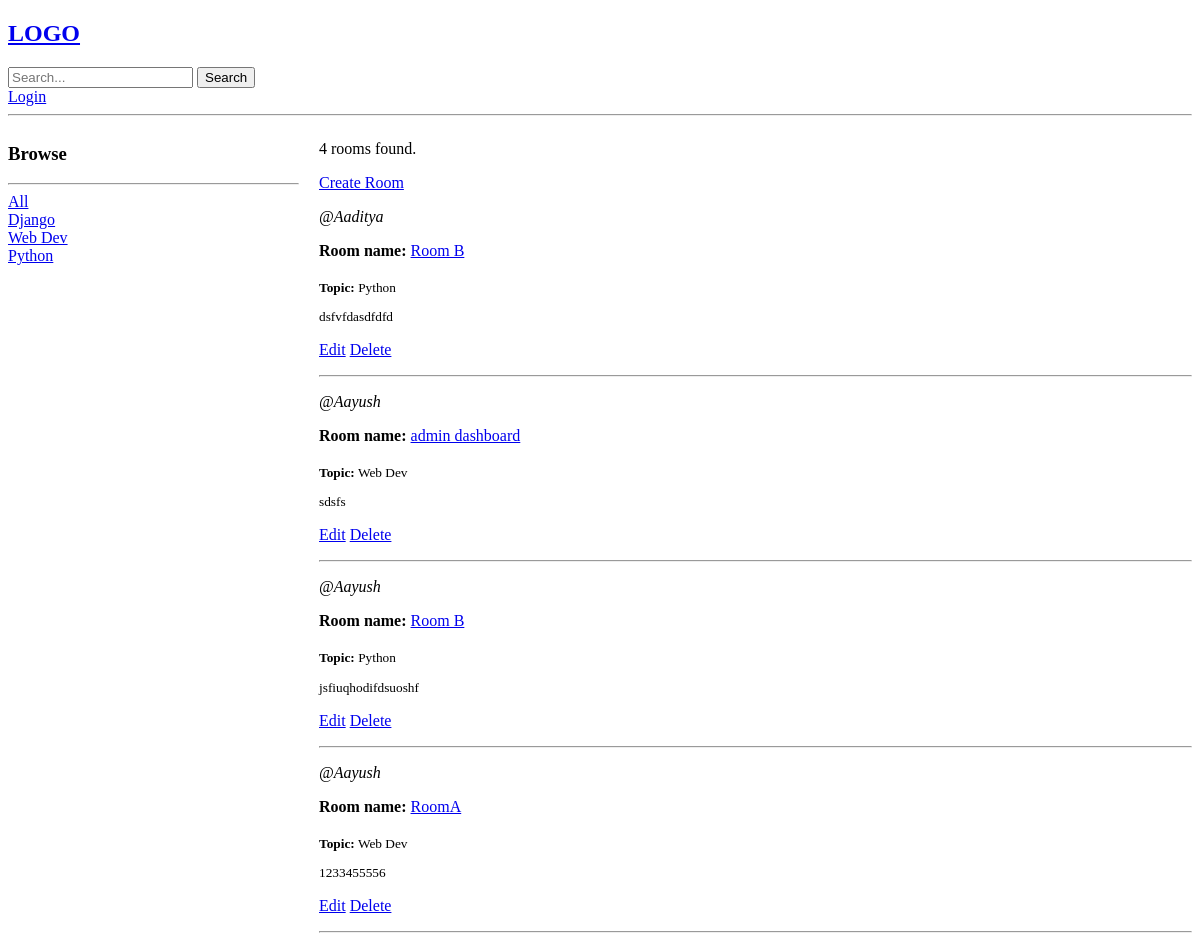
The app's page /, older data.
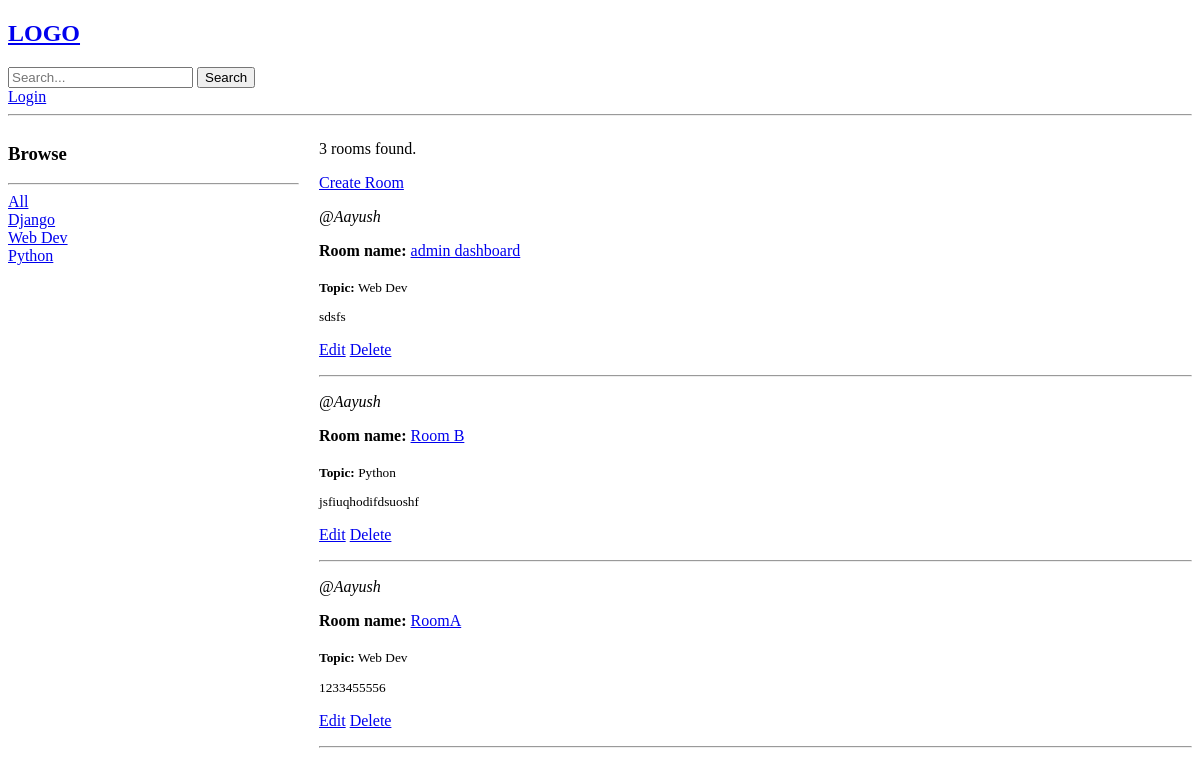
The same page, newer data.
### base/models.py (models this page shows, shortened)
class Topic(models.Model):
    name = models.CharField(max_length=200)

class Room(models.Model):
    id = models.UUIDField(primary_key=True, default=uuid.uuid4, editable=False)
    name = models.CharField(max_length=200)
    description = models.TextField(null=True, blank=True)
    topic = models.ForeignKey(Topic, on_delete=models.SET_NULL, null=True)  # Foreign key to Topic, can be null
    host = models.ForeignKey(User, on_delete=models.SET_NULL, null=True)  # Foreign key to User, can be null
    updated = models.DateTimeField(auto_now=True) #this will update the timestamp whenever the model is saved
    created = models.DateTimeField(auto_now_add=True) #this will store the timestamp when it was first created
    class Meta:
        ordering = ['-updated', '-created']

### base/views.py (the view)
# urls.py: path('', views.home, name='home'),
def home(request):
    q = request.GET.get('q') if request.GET.get('q') != None else ''
    rooms = Room.objects.filter(
        Q(topic__name__icontains=q) |  # Filter rooms by topic name
        Q(description__icontains=q) |  # Filter rooms by description
        Q(name__icontains=q) | # Filter rooms by name
        Q(host__username__icontains=q)  # Filter rooms by host username
        )  # Fetch all rooms from the database
    room_count = rooms.count()  # Count the number of rooms
    topics = Topic.objects.all()  # Fetch all topics from the database
    context = {'rooms': rooms, 'topics': topics, 'room_count': room_count, 'showSearchBar': True}
    return render(request, 'base/home.html', context)

### base/templates/base/home.html (shortened to what this page needs)
<!DOCTYPE html>
<html lang="en">
<head>
</head>
<body>
    {% extends 'main.html' %}
    {% block content %}
    <div class="home-container">
        <div>
            <h3>Browse</h3>
            <hr>
            <div>
                <a href="{% url 'home' %}">All</a>
            </div>
            {% for topic in topics %}
            <div>
                <a href="{% url 'home' %}?q={{ topic.name }}">{{ topic.name }}</a>
            </div>
            {% endfor %}
        </div>
        <main>
            <p>{{ room_count }} rooms found.</p>
            <a href="{% url 'create-room' %}">Create Room</a>
            {% for room in rooms %}
            <div>
                <p><i>@{{ room.host.username }}</i></p>
                <strong>Room name:</strong> <a href="{% url 'room' room.id %}">{{ room.name }}</a>
                <br><br>
                <small><strong>Topic:</strong> {{ room.topic.name }}</small>
                <small><p>{{ room.description }}</p></small>
                <p>
                    <a href="{% url 'update-room' room.id %}">Edit</a>
                    <a href="{% url 'delete-room' room.id %}">Delete</a>
                </p>
                <hr>
            </div>
            {% endfor %}
        </main>
    </div>
    {% endblock %}

Row changes from the older to the newer data that the page shows:
removed Room: host.username "Aaditya", name "Room B", topic.name "Python", description "dsfvfdasdfdfd"
Text that changed along with them:
{{ room_count }}: "4" → "3"
